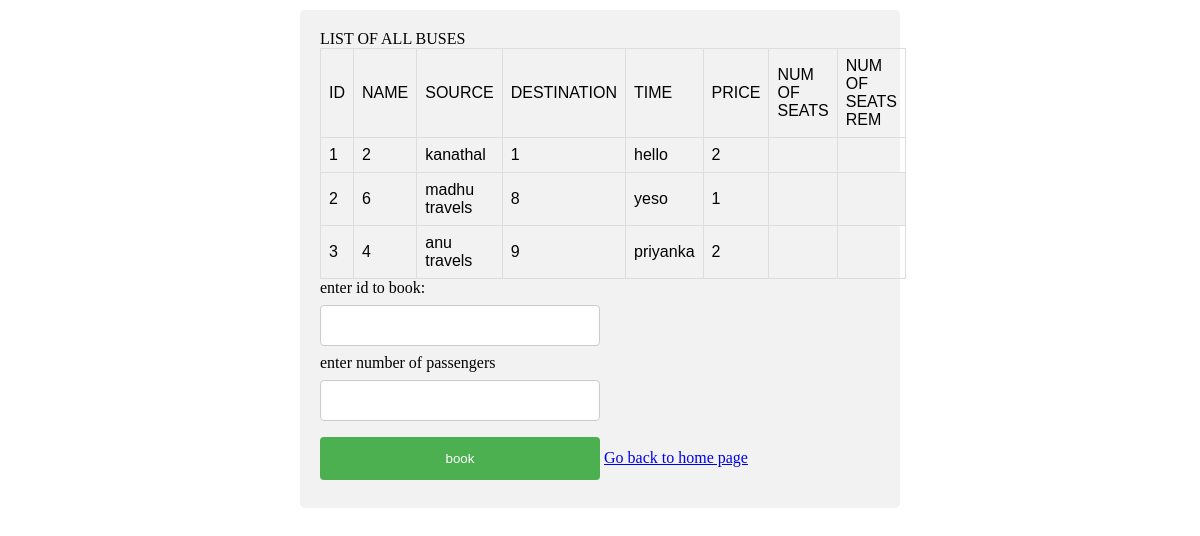
Page /bookinglist.html (signed in) on the committed database.
### tables this page shows
CREATE TABLE "book" (
	`bookid`	INTEGER,
	`busid`	TEXT,
	`busname`	TEXT,
	`userid`	TEXT,
	`username`	TEXT,
	`nopass`	TEXT,
	PRIMARY KEY(`bookid`)
);

### app.py (the view)
@app.route('/bookinglist.html')
def bookinglist():
    username = session['username']
    con = sql.connect("database.db")
    con.row_factory = sql.Row
    cur = con.cursor()
    cur.execute("select * from book")
    rows = cur.fetchall();
    msg = "LIST OF ALL BUSES"
    return render_template("list.html", rows=rows, msg=msg, user=username)

### templates/list.html (shortened to what this page needs)
<!doctype html>
<html>
   <body>
<div>
<form method="POST" action="{{ url_for('booking') }}"
   <h3>{{msg}}</h3>
      <table border = 1 id="customers">
         <thead>
            <td>ID</td>
            <td>NAME</td>
            <td>SOURCE</td>
            <td>DESTINATION</td>
            <td>TIME</td>
            <td>PRICE</td>
<td>NUM OF SEATS</td>
<td>NUM OF SEATS REM</td>
         </thead>
         {% for row in rows %}
            <tr>
               <td>{{row[0]}}</td>
               <td>{{row[1]}}</td>
               <td> {{ row[2]}}</td>
               <td>{{row[3]}}</td>
	<td>{{row[4]}}</td>
	<td>{{row[5]}}</td>
<td>{{row[6]}}</td>
<td>{{row[7]}}</td>
            </tr>
         {% endfor %}
      </table>
{% if user!='admin'   %}
enter id to book: <br>
<input type="number" name="id" autocomplete="off">
<br>
enter number of passengers <br>
<input type="number" name="nop" autocomplete="off">
<br>
<input type="submit" value="book">
{% endif %}
{% if user!='admin'   %}
      <a href="/user">Go back to home page</a>
{% else %}
<a href="/user">Go back to home page</a>
{% endif %}
     </form>
</div>
   </body>
</html>

### templates/list.html (style rules this page uses)
body { margin: auto; width: 50%; padding: 10px; }
input { width: 50%; padding: 12px 20px; margin: 8px 0; display: inline-block; border: 1px solid #ccc; border-radius: 4px; box-sizing: border-box; }
input[type=submit] { width: 50%; background-color: #4CAF50; color: white; padding: 14px 20px; margin: 8px 0; border: none; border-radius: 4px; cursor: pointer; }
div { border-radius: 5px; background-color: #f2f2f2; padding: 20px; }
#customers { font-family: "Trebuchet MS", Arial, Helvetica, sans-serif; border-collapse: collapse; width: 100%; }
#customers td, #customers th { border: 1px solid #ddd; padding: 8px; }
#customers tr:nth-child(even) { background-color: #f2f2f2; }

### rows in the picture
book: bookid "1", busid "2", busname "kanathal", userid "1", username "hello", nopass "2"
book: bookid "2", busid "6", busname "madhu travels", userid "8", username "yeso", nopass "1"
book: bookid "3", busid "4", busname "anu travels", userid "9", username "priyanka", nopass "2"

### other values in the picture
{{ msg }} "LIST OF ALL BUSES"
